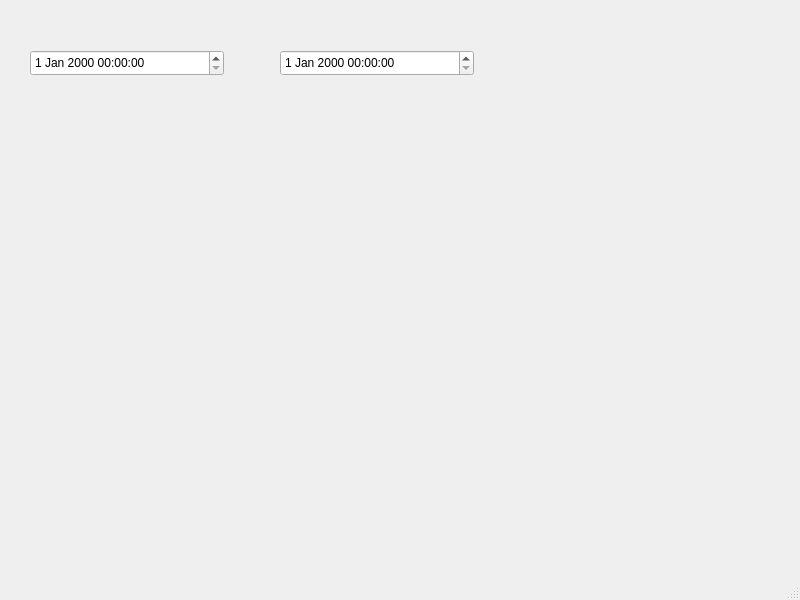
<?xml version="1.0" encoding="UTF-8"?>
<ui version="4.0">
 <class>plotdata</class>
 <widget class="QMainWindow" name="plotdata">
  <property name="geometry">
   <rect>
    <x>0</x>
    <y>0</y>
    <width>800</width>
    <height>600</height>
   </rect>
  </property>
  <property name="windowTitle">
   <string>MainWindow</string>
  </property>
  <widget class="QWidget" name="centralwidget">
   <widget class="QDateTimeEdit" name="dateTimeEdit">
    <property name="geometry">
     <rect>
      <x>30</x>
      <y>50</y>
      <width>194</width>
      <height>26</height>
     </rect>
    </property>
   </widget>
   <widget class="QDateTimeEdit" name="dateTimeEdit_2">
    <property name="geometry">
     <rect>
      <x>280</x>
      <y>50</y>
      <width>194</width>
      <height>26</height>
     </rect>
    </property>
   </widget>
  </widget>
  <widget class="QMenuBar" name="menubar">
   <property name="geometry">
    <rect>
     <x>0</x>
     <y>0</y>
     <width>800</width>
     <height>22</height>
    </rect>
   </property>
  </widget>
  <widget class="QStatusBar" name="statusbar"/>
 </widget>
 <resources/>
 <connections/>
</ui>
